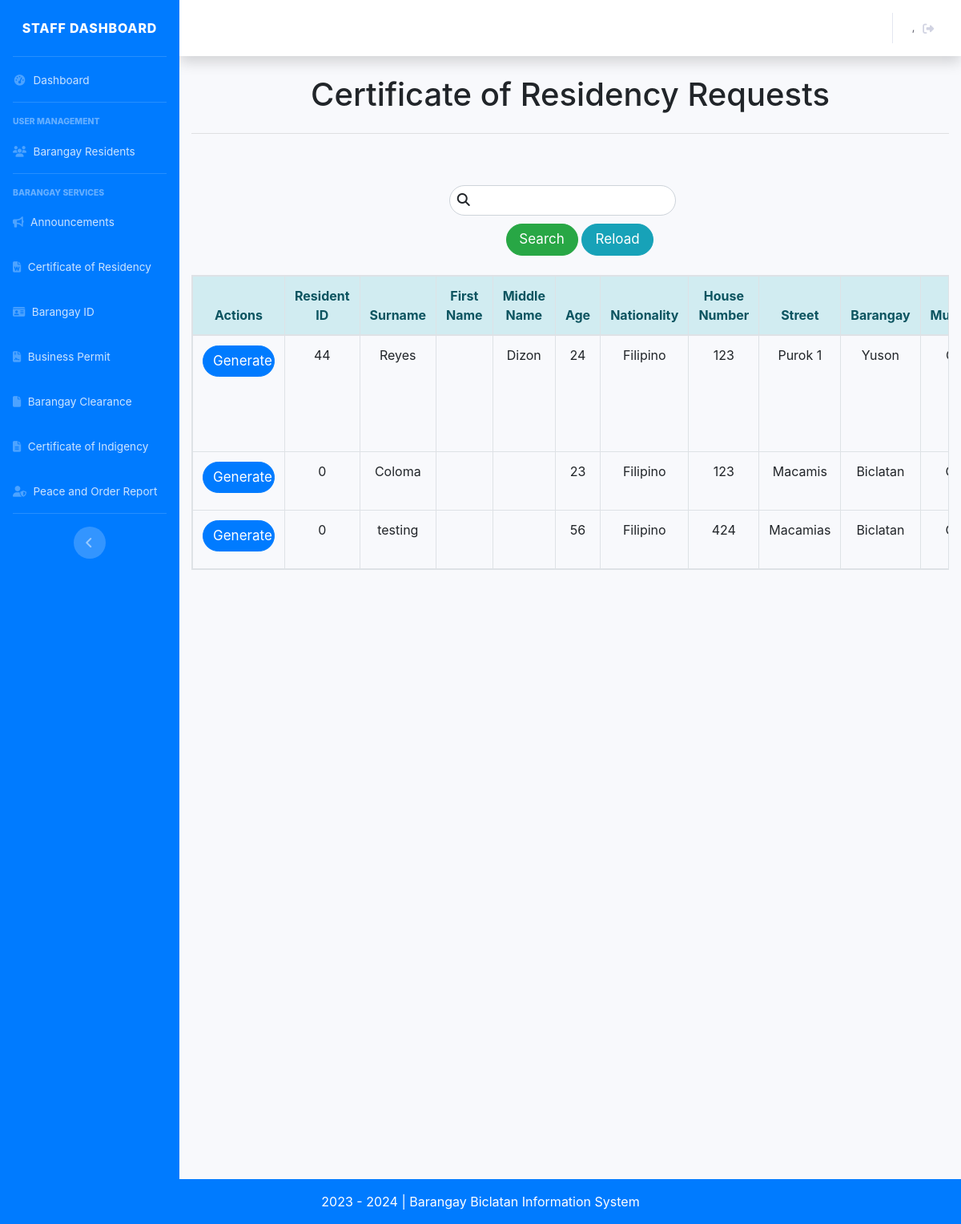
The app's page /staff_table_certofres.php with its own data.
### tables this page shows
CREATE TABLE `tbl_rescert` (
  `id_rescert` int(11) NOT NULL,
  `id_resident` int(11) NOT NULL,
  `lname` varchar(255) NOT NULL,
  `fname` varchar(255) NOT NULL,
  `mi` varchar(255) NOT NULL,
  `age` varchar(255) NOT NULL,
  `nationality` varchar(255) DEFAULT NULL,
  `houseno` varchar(255) NOT NULL,
  `street` varchar(255) NOT NULL,
  `brgy` varchar(255) NOT NULL,
  `municipal` varchar(255) NOT NULL,
  `date` date NOT NULL,
  `purpose` varchar(255) NOT NULL
);

### classes/main.class.php (called while the page is built, shortened)
<?php
class BMISClass {
    protected $server = "mysql:host=localhost;dbname=bmis";
    protected $user = "root";
    protected $pass = "";
    protected $options = array(PDO::ATTR_ERRMODE => PDO::ERRMODE_EXCEPTION, PDO::ATTR_DEFAULT_FETCH_MODE => PDO::FETCH_ASSOC);
    public function openConn() {
        try {
            $this->con = new PDO($this->server, $this->user, $this->pass, $this->options);
            return $this->con;
        }
        catch(PDOException $e) {
            echo "Datbase Connection Error! ", $e->getMessage();
        }
    }
    public function view_certofres(){
        $connection = $this->openConn();
        $stmt = $connection->prepare("SELECT * from tbl_rescert");
        $stmt->execute();
        $view = $stmt->fetchAll();
        return $view;
    }
}
?>

### staff_table_certofres_search.php (the view, shortened to what this page needs)
<?php
	require 'classes/conn.php';
	if(isset($_POST['search_certofres'])){
		$keyword = $_POST['keyword'];
?>
	<table class="table table-hover table-bordered table-responsive text-center" >
		<thead>
			<tr class="alert-info">
                <th> Actions</th>
                <th> Resident ID </th>
                <th> Surname </th>
                <th> First Name </th>
                <th> Middle Name </th>
                <th> Age </th>
                <th> Nationality </th>
                <th> House Number </th>
                <th> Street </th>
                <th> Barangay </th>
                <th> Municipality </th>
                <th> Date </th>
                <th> Purpose </th>
			</tr>
		</thead>
		<tbody>
			<?php
				$stmnt = $conn->prepare("SELECT * FROM `tbl_rescert` WHERE `lname` LIKE '%$keyword%' or  `mi` LIKE '%$keyword%' or  `fname` LIKE '%$keyword%'
				or `age` LIKE '%$keyword%' or  `id_resident` LIKE '%$keyword%' or  `address` LIKE '%$keyword%' or  `contact` LIKE '%$keyword%'
				or `email` LIKE '%$keyword%'");
				$stmnt->execute();
				while($view = $stmnt->fetch()){
			?>
			<tr>
            <td>
                        <form action="" method="post">
                            <a class="btn btn-primary" target="blank" style="width: 90px; font-size: 17px; border-radius:30px;" href="rescert_form.php?id_resident=<?= $view['id_resident'];?>">Generate</a>
                            <input type="hidden" name="id_rescert" value="<?= $view['id_rescert'];?>">
                        </form>
                        </td>
                        <td> <?= $view['id_resident'];?> </td>
                        <td> <?= $view['lname'];?> </td>
                        <td> <?= $view['fname'];?> </td>
                        <td> <?= $view['mi'];?> </td>
                        <td> <?= $view['age'];?> </td>
                        <td> <?= $view['nationality'];?> </td>
                        <td> <?= $view['houseno'];?> </td>
                        <td> <?= $view['street'];?> </td>
                        <td> <?= $view['brgy'];?> </td>
                        <td> <?= $view['municipal'];?> </td>
                        <td> <?= $view['date'];?> </td>
                        <td> <?= $view['purpose'];?> </td>
			</tr>
			<?php
			}
			?>
		</tbody>
	</table>
    <?php
        }else{
    ?>
    <table class="table table-hover table-bordered table-responsive text-center">
		<thead >
			<tr class="alert-info">
                <th> Actions</th>
                <th> Resident ID </th>
                <th> Surname </th>
                <th> First Name </th>
                <th> Middle Name </th>
                <th> Age </th>
                <th> Nationality </th>
                <th> House Number </th>
                <th> Street </th>
                <th> Barangay </th>
                <th> Municipality </th>
			</tr>
		</thead>
		<tbody>
		    <?php if(is_array($view)) {?>
                <?php foreach($view as $view) {?>
                    <tr>
                        <td>
                            <form action="" method="post">
                                <a class="btn btn-primary" target="blank" style="width: 90px; font-size: 17px; border-radius:30px;" href="rescert_form.php?id_resident=<?= $view['id_resident'];?>">Generate</a>
                            </form>
                        </td>
                        <td> <?= $view['id_resident'];?> </td>
                        <td> <?= $view['lname'];?> </td>
                        <td> <?= $view['sfname'];?> </td>
                        <td> <?= $view['mi'];?> </td>
                        <td> <?= $view['age'];?> </td>
                        <td> <?= $view['nationality'];?> </td>
                        <td> <?= $view['houseno'];?> </td>
                        <td> <?= $view['street'];?> </td>
                        <td> <?= $view['brgy'];?> </td>
                        <td> <?= $view['municipal'];?> </td>
                    </tr>
                <?php
                    }
                ?>
			<?php
				}
			?>
		</tbody>
	</table>
<link href="customcss/regiformstyle.css" rel="stylesheet" type="text/css">
<link href="bootstrap/css/bootstrap.css" rel="stylesheet" type="text/css">
<?php
	}
?>

### css/regiformstyle.css (style rules this page uses)
body { background-color:#fff !important; }

### dashboard_sidebar_end.php (style rules this page uses)
html, body { height: 100%; }

### records on screen
tbl_rescert: id_resident "44", lname "Reyes", mi "Dizon", age "24", nationality "Filipino", houseno "123", street "Purok 1", brgy "Yuson"
tbl_rescert: id_resident "0", lname "Coloma", age "23", nationality "Filipino", houseno "123", street "Macamis", brgy "Biclatan"
tbl_rescert: id_resident "0", lname "testing", age "56", nationality "Filipino", houseno "424", street "Macamias", brgy "Biclatan"
